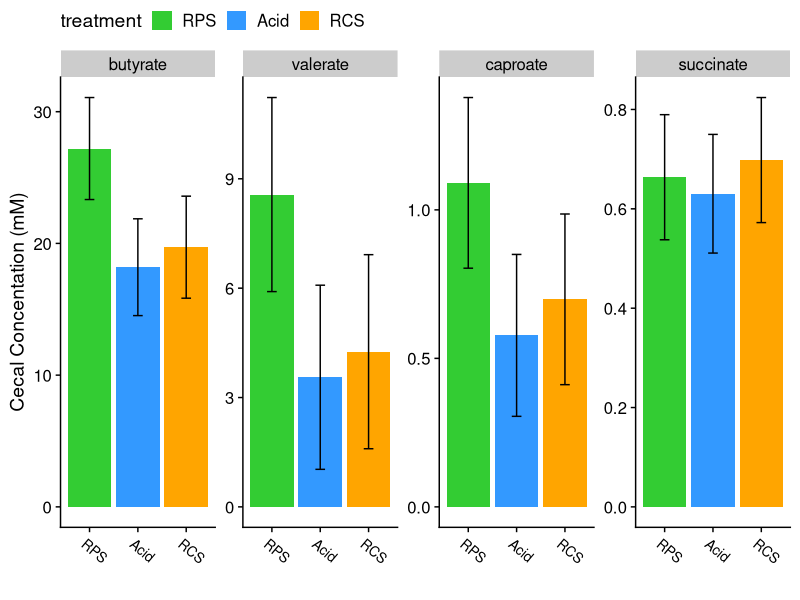

This chart was generated by the following R code: (Note: this script raises an error after producing the figure.)
# setwd('')
library(tidyverse)
library(cowplot)
library(broom)
theme_set(theme_cowplot())

vfas <- read_tsv('./data/FS12b_meta.tsv')


colnames(vfas)
vfas <- read_csv('./data/FS12b_vfas.csv')
vfas <- vfas %>% filter(treatment %in% c('Control', 'RPS', 'Acid','RCS'))
vfas$treatment <- factor(vfas$treatment, levels = c('Control', 'RPS', 'Acid', 'Zn+Cu', 'RCS', 'Bglu'))

vfas.gather <- vfas %>% gather(key = VFA, value = mM, -(pignum:hour))

vfas.gather$set <- paste(vfas.gather$hour, vfas.gather$treatment)

# initial peek #
# vfas %>% filter(pignum %in% c(458, 461, 469, 472))

### VFA CECUM TESTS ###

scfas <- vfas %>% filter(hour == 0)

but_test <- aov(butyrate~treatment, data = scfas)
cap_test <- aov(caproate~treatment, data = scfas)
val_test <- aov(valerate~treatment, data = scfas)
suc_test <- aov(succinate~treatment, data = scfas)

library(emmeans)


scfa_means <- 
  bind_rows(list(
  emmeans(but_test, specs =  ~ treatment) %>% tidy(conf.int=TRUE) %>% mutate(scfa='butyrate'),
  emmeans(val_test, specs =  ~ treatment) %>% tidy(conf.int=TRUE) %>% mutate(scfa='valerate'),
  emmeans(cap_test, specs =  ~ treatment) %>% tidy(conf.int=TRUE) %>% mutate(scfa='caproate'),
  emmeans(suc_test, specs =  ~ treatment) %>% tidy(conf.int=TRUE) %>% mutate(scfa='succinate'))) %>% 
  mutate(treatment=factor(treatment, levels = c('Control', 'RPS', 'Acid', 'RCS')), 
         scfa=factor(scfa, levels = c('butyrate', 'valerate', 'caproate', 'succinate')))

# summary(but_test)
# summary(val_test)
# summary(cap_test)
# summary(tot_test)

scfa_tests <- 
  bind_rows(list(
  TukeyHSD(but_test) %>% tidy() %>% mutate(scfa='butyrate'),
TukeyHSD(val_test) %>% tidy()%>% mutate(scfa='valerate'),
TukeyHSD(cap_test) %>% tidy()%>% mutate(scfa='caproate'),
TukeyHSD(suc_test) %>% tidy()%>% mutate(scfa='succinate')
)) %>% 
  filter(contrast %in% c('RCS-Control', 
                         'Acid-Control', 
                         'RPS-Control')) %>% 
  mutate(contrast=factor(contrast, levels=c('RCS-Control', 
                                            'Acid-Control', 
                                            'RPS-Control')),
         scfa=factor(scfa, levels = c('butyrate', 'caproate', 'valerate', 'succinate'))) %>% 
  mutate(p.plot=ifelse(adj.p.value < 0.05, adj.p.value, NA))


FIG6A <- 
  scfa_means %>%
  ggplot(aes(x=treatment, y=estimate, ymin=conf.low, ymax=conf.high))+
  geom_col(aes(fill=treatment))+
  geom_errorbar(width=.2) + 
  facet_wrap(~scfa, scales = 'free', nrow=1)+
  theme(legend.position = 'top') + 
  ylab('Cecal Concentation (mM)') + 
  xlab('') + 
  theme(axis.text.x=element_text(size=10, angle = -40, hjust=.1))+
  scale_fill_manual(values=c('#33CC33', '#3399FF', 'orange', 'red', 'grey', 'purple'))

FIG6A

FIG6B <- 
  scfa_tests %>%
  mutate(scfa=factor(scfa, levels = c('butyrate', 'valerate', 'caproate', 'succinate'))) %>% 
  filter(grepl('Control', contrast)) %>% 
  ggplot(aes(x=contrast, y=estimate, ymin=conf.low, ymax=conf.high)) +
  geom_hline(yintercept = 0)+
  geom_pointrange(aes(color=contrast)) + 
  geom_text(aes(label=round(p.plot, 3), color=contrast), nudge_x = .2)+
  coord_flip()+
  facet_wrap(~scfa, scales = 'free_x', nrow = 1) +
  theme(legend.position = 'none', 
        axis.text = element_text(size=11), 
        axis.title.x=element_text(size=11),
        panel.grid.major = element_line(color='grey'), 
        panel.border = element_rect(color='black', size=1)) + 
  xlab('') + 
  ylab('estimated difference from controls (mM)')+
  scale_color_manual(values=c('red', 'orange','#3399FF', 'red', 'grey', 'purple'))

FIG6B

ggdraw() + 
  draw_plot(FIG6A, x=0, y=.5, width = 1, height = .5) + 
  draw_plot(FIG6B, x=0, y=0, width = 1, height=.5) +
  draw_plot_label(x=c(0,0), y=c(1,.45), label = c('A', 'B'))


## AULC VFA CORRELATIONS ##



MET <- read_tsv('./data/FS12b_meta.tsv') %>%
  mutate(ID=sample_ID) %>%
  select(ID, everything()) %>% 
  mutate(treatment=factor(treatment, levels = c('Control', 'RPS', 'Acid', 'RCS')))


RPS_cec_scfas <- 
  MET %>%
  select(pignum,  AULC, log_sal, tissue, day) %>% 
  filter(day =='D21' & tissue == 'C') %>%
  right_join(scfas) %>% 
  filter(treatment == 'RPS') %>%
  select(-tissue, -day, -hour, -treatment) %>%
  column_to_rownames(var = 'pignum') %>% 
  as.matrix()



cor_tests <- 
  Hmisc::rcorr(RPS_cec_scfas) %>%
  tidy() %>% 
  filter(column1 %in% c('AULC', 'butyrate', 'valerate', 'caproate', 'succinate')) %>% 
  filter(column2 %in% c('AULC', 'butyrate', 'valerate', 'caproate', 'succinate')) %>% 
  mutate(scfa=column1) %>% 
  filter(column2=='AULC') %>% 
  mutate(concentration=c(17, 5, .7, .45), 
         AULC=c(10,10,10,10), 
         stats=paste('r=', round(estimate, 2), '\nP=', round(p.value, 2)), 
         scfa=factor(scfa, levels = c('butyrate', 'valerate', 'caproate', 'succinate')))
  

FIG6C <- 
RPS_cec_scfas %>%
  as.data.frame() %>% 
  gather(-AULC, key='scfa', value='concentration') %>% 
  filter(scfa %in% c('butyrate', 'valerate', 'caproate', 'succinate')) %>%
  mutate(scfa=factor(scfa, levels = c('butyrate', 'valerate', 'caproate', 'succinate'))) %>% 
  ggplot(aes(x=concentration, y=AULC)) +
  geom_smooth(method = 'lm',se=F, color='black') + 
  geom_text(data=cor_tests, aes(label=stats), size=4, hjust=-.5)+
  geom_point(shape=21, size=3, fill='#3399FF', color='black') +
  facet_wrap(~scfa, scales = 'free') + 
  xlab('Concentration (mM)')



fig6 <- ggdraw()+
  draw_plot(FIG6A, x = 0, y =.4, width = .6, height = .6)+
  draw_plot(FIG6B, x = 0, y = 0, width = .6, height = .45)+
  draw_plot(FIG6C, x = .6, y = 0, width = .4, height = 1)+
  draw_plot_label(x=c(0,0, .6), y=c(1,.45,1), label = c('A', 'B','C'))

fig6

ggsave(filename = './output/figure6.jpeg', device = 'jpeg', 
       width=280, height=180, units = 'mm')

### D21 CECUM ALL VFAS  ###




RPS_cec_scfas <- 
  MET %>%
  select(pignum,  AULC, log_sal, tissue, day) %>% 
  filter(day =='D21' & tissue == 'C') %>%
  right_join(scfas) %>% 
  # filter(treatment == 'RPS') %>%
  select(-tissue, -day, -hour, -treatment) %>%
  column_to_rownames(var = 'pignum') %>% 
  as.matrix()


RPS_cec_scfas_DF <-   MET %>%
  select(pignum,treatment,  AULC, log_sal, tissue, day) %>% 
  filter(day =='D21' & tissue == 'C') %>%
  right_join(scfas) %>% 
  # filter(treatment == 'RPS') %>%
  select(-tissue, -day, -hour)


cor_tests <- 
  Hmisc::rcorr(RPS_cec_scfas) %>%
  tidy() %>% 
  filter(column1 %in% c('AULC', 'butyrate', 'valerate', 'caproate', 'succinate')) %>% 
  filter(column2 %in% c('AULC', 'butyrate', 'valerate', 'caproate', 'succinate')) %>% 
  mutate(scfa=column1) %>% 
  filter(column2=='AULC') %>% 
  mutate(concentration=c(17, 5, .7, .45), 
         AULC=c(10,10,10,10), 
         stats=paste('r=', round(estimate, 2), '\nP=', formatC(signif(p.value,2), format = "e", digits=1)), 
         scfa=factor(scfa, levels = c('butyrate', 'valerate', 'caproate', 'succinate')))


TST <- 
  RPS_cec_scfas_DF %>%
  as.data.frame() %>% 
  gather(-c(AULC, pignum, treatment), key='scfa', value='concentration') %>% 
  filter(scfa %in% c('butyrate', 'valerate', 'caproate', 'succinate')) %>%
  mutate(scfa=factor(scfa, levels = c('butyrate', 'valerate', 'caproate', 'succinate'))) %>% 
  ggplot(aes(x=concentration, y=AULC)) +
  geom_smooth(method = 'lm',se=F, color='black') + 
  geom_text(data=cor_tests, aes(label=stats), size=4, hjust=-.5)+
  geom_point(aes(fill=treatment), shape=21, size=3, color='black') +
  facet_wrap(~scfa, scales = 'free')+
  scale_fill_manual(values=c('#33CC33', '#3399FF', 'orange', 'red', 'grey', 'purple'))  
 

TST 

ggsave('./output/figure_S2.jpg', height = 5, width = 7, units = 'in')
# #########
# 
# filter(vfas.gather, hour == 0 ) %>% 
#   ggplot(aes(x=treatment, y=mM, group=set, fill=treatment)) +
#   geom_boxplot(outlier.alpha = 0) +geom_jitter(shape=21, size=1.5, stroke=1, alpha=.75, width = .25)+
#   scale_fill_manual(values=c('#33CC33', '#3399FF', 'orange', 'red', 'grey', 'purple')) + 
#   facet_wrap(~VFA, scales = 'free')
# 
# 
# unique(vfas.gather$VFA)
# 
# filter(vfas.gather, hour == 0 & VFA %in% c('butyrate', 'valerate', 'caproate', 'total')) %>%
#   ggplot(aes(x=treatment, y=mM, group=set, fill=treatment)) +
#   geom_boxplot(outlier.alpha = 0) +geom_jitter(shape=21, size=1.5, stroke=1, alpha=.75, width = .25)+
#   scale_fill_manual(values=c('#33CC33', '#3399FF', 'orange', 'red', 'grey', 'purple')) + 
#   facet_wrap(~VFA, scales = 'free', nrow = 1) + ggtitle("Cecal SCFAs 21 days post challenge, no incubation")

#
# filter(vfas.gather, hour == 0 &
#          VFA %in% c('acetate', 'butyrate', 'propionate', 'valerate', 'caproate', 'total') & 
#          treatment %in% c('control', 'RPS')) %>%
#   ggplot(aes(x=treatment, y=mM, group=set, fill=treatment)) +
#   geom_boxplot(outlier.alpha = 0) +geom_jitter(shape=21, size=1.5, stroke=1, alpha=.75, width = .25)+
#   scale_fill_manual(values=c('red', '#3399FF', 'orange', 'red', 'grey', 'purple')) + 
#   facet_wrap(~VFA, scales = 'free') + ggtitle("Cecal SCFAs 21 days post challenge")




# filter(vfas.gather, hour == 24) %>% ggplot(aes(x=treatment, y=mM, group=set, fill=treatment)) +
#   geom_boxplot(outlier.alpha = 0) +geom_jitter(shape=21, size=1.5, stroke=1, alpha=.75, width = .25)+
#   scale_fill_manual(values=c('#33CC33', '#3399FF', 'orange', 'red', 'grey', 'purple')) + 
#   facet_wrap(~VFA, scales = 'free') + ggtitle("Cecal SCFAs 21 days post challenge, with incubation")

### propionate in 24hr incubation seems to have suffered in ZN

# 0 and 24 hr together

# filter(vfas.gather, VFA != 'succinate') %>% ggplot(aes(x=hour, y=mM, group=set, fill=treatment)) +
#   geom_boxplot(outlier.alpha = 0) +
#   scale_fill_manual(values=c('#33CC33', '#3399FF', 'orange', 'red', 'grey', 'purple')) + 
#   facet_wrap(~VFA, scales = 'free')
# 
###

# tests for RPS vs control

# buttest <- vfas.gather %>% filter(treatment %in% c('control', 'RPS') & hour ==0 & VFA == 'butyrate')
# valtest <- vfas.gather %>% filter(treatment %in% c('control', 'RPS') & hour ==0 & VFA == 'valerate')
# captest <- vfas.gather %>% filter(treatment %in% c('control', 'RPS') & hour ==0 & VFA == 'caproate')
# tottest <- vfas.gather %>% filter(treatment %in% c('control', 'RPS') & hour ==0 & VFA == 'total')
# 
# wilcox.test(buttest$mM~buttest$treatment) # p-value = 0.00399
# wilcox.test(valtest$mM~valtest$treatment) # p-value = 0.0007816
# wilcox.test(captest$mM~captest$treatment) # p-value = 0.01061
# wilcox.test(tottest$mM~tottest$treatment) # p-value = 0.1135
# 

### for correlations ###

# vfas0 <- filter(vfas, hour == 0) %>% select(-hour)
# 
# vfas24 <- filter(vfas, hour == 24) %>% select(-hour)
# 
# colnames(vfas24) <- paste('P', colnames(vfas24), sep = '_') # why 'P' ?  Because it shows the 'P'otential amount of VFAs for that bolus
# 
# colnames(vfas24)[1] <- 'pignum'
# 
# vfas_for_cor <- merge(vfas0, vfas24, by = 'pignum')
# 
# vfas_for_cor$day <- 21
# vfas_for_cor$tissue <- 'cecal_contents'
# vfas_for_cor <- vfas_for_cor %>% select(pignum, treatment, day, tissue, everything())


# write_csv(vfas_for_cor, './data/FS12b_vfas_for_cor.csv')

############### FECAL DATA #################




# library(tidyverse)


####### WARNING! I THINK THERE IS A PROBLEM WITH THE DATA FROM DAY 7 and 21!!!!!

### SUSPICIOUS AMOUNTS OF LACTATE AND SUCCINATE ARE PRESENT, USUALLY THESE ARE VERY RARE
### I THINK THERE WAS AN ISSUE DURING SAMPLE PREP
### MY GUESS IS THAT THE SAMPLES WERE ALLOWED TO THAW AT ROOM TEMP FOR TOO LONG AND 
### SOME BACTERIAL METABOLIC ACTIVITY GENERATED EXCESS LACTATE AND SUCCINATE
### USUALLY THESE WOULD BE CONVERTED TO OTHER SCFAS BY ANAEROBIC FERMENTATION BUT
### THE ANAEROBES PROBABLY DIED DUE TO OXYGEN EXPOSURE.


# write_csv(res.all, 'FS12b_fecal_vfas.csv')

# res.all <- read_csv('./data/FS12b_fecal_vfas.csv')
# # tests <- filter(res.all, time == 0) %>%
# #   do(pwilx=pairwise.wilcox.test(.$butyrate, .$treatment, p.adjust.method = 'none'))
# # #pairwise.wilcox.test(p.adjust.method = )
# # tests[[1]]
# # 
# # 
# # tests <- filter(res.all, time == 0) %>% do(pwilx=pairwise.wilcox.test(.$caproate, .$treatment, p.adjust.method = 'none'))
# # #pairwise.wilcox.test(p.adjust.method = )
# # tests[[1]]
# # 
# # 
# # tests <- filter(res.all, time == 0) %>% do(pwilx=pairwise.wilcox.test(.$valerate, .$treatment, p.adjust.method = 'none'))
# # #pairwise.wilcox.test(p.adjust.method = )
# # tests[[1]]
# # 
# # 
# # res.all$treatment <- factor(res.all$treatment, levels=c('control', 'RPS', 'Acid', 'Zn+Cu', 'RCS', 'Bglu'))
# # 
# # 
# # res.all %>% ggplot(aes(x=treatment, y=acetate, fill=treatment)) + facet_wrap(~time) + geom_boxplot() + geom_text(aes(label=pignum))
# # res.all %>% ggplot(aes(x=treatment, y=propionate, fill=treatment)) + facet_wrap(~time) + geom_boxplot()+ geom_text(aes(label=pignum))
# # res.all %>% ggplot(aes(x=treatment, y=butyrate, fill=treatment)) + facet_wrap(~time) + geom_boxplot()+ geom_text(aes(label=pignum))
# # res.all %>% ggplot(aes(x=treatment, y=valerate, fill=treatment)) + facet_wrap(~time) + geom_boxplot()+ geom_text(aes(label=pignum))
# # res.all %>% ggplot(aes(x=treatment, y=caproate, fill=treatment)) + facet_wrap(~time) + geom_boxplot()+ geom_text(aes(label=pignum))
# # res.all %>% ggplot(aes(x=treatment, y=isovalerate, fill=treatment)) + facet_wrap(~time) + geom_boxplot()+ geom_text(aes(label=pignum))
# # res.all %>% ggplot(aes(x=treatment, y=oxalate, fill=treatment)) + facet_wrap(~time) + geom_boxplot()+ geom_text(aes(label=pignum))
# # res.all %>% ggplot(aes(x=treatment, y=phenylacetate, fill=treatment)) + facet_wrap(~time) + geom_boxplot()+ geom_text(aes(label=pignum))
# # res.all %>% ggplot(aes(x=treatment, y=succinate, fill=treatment)) + facet_wrap(~time) + geom_boxplot()+ geom_text(aes(label=pignum))
# # res.all %>% ggplot(aes(x=treatment, y=fumarate, fill=treatment)) + facet_wrap(~time) + geom_boxplot()+ geom_text(aes(label=pignum))
# # res.all %>% ggplot(aes(x=treatment, y=lactate, fill=treatment)) + facet_wrap(~time) + geom_boxplot()+ geom_text(aes(label=pignum))
# # 
# # 
# # res.gather <- res.all %>% gather(key = variable, value = concentration, -(pignum:set))
# # 
# # # res.gather %>% filter(variable == 'total')%>% ggplot(aes(x=time, y=concentration, group=pignum, color=treatment)) + geom_line()
# # 
# # res.sum <- res.gather %>%  group_by(time, treatment, variable) %>%
# #   summarise(mean=mean(concentration), sd=sd(concentration), n=n(), sterr=sd/sqrt(n))
# # 
# # res.sum <- res.sum %>% mutate(treat_var=paste(treatment, variable, sep='_'))
# # 
# # res.sum$treatment <- factor(res.sum$treatment, levels= c('control', 'RPS', 'Acid', 'Zn+Cu', 'RCS', 'Bglu'))
# # 
# # res.sum %>% ggplot(aes(x=time, y=mean, group=treat_var, color=treatment)) +
# #   geom_line() + facet_wrap(~variable, scales='free') + scale_color_manual(values=c('#33CC33', '#3399FF', 'orange', 'red', 'grey', 'purple')) + ggtitle('Mean concentration of fecal SCFAs over time')
# #  
# 
# 
# #######
# 
# D0vfas <- res.all %>% 
#   filter(time == 0 & treatment %in% c('control', 'RPS', 'Acid','RCS')) %>% 
#   mutate(treatment=factor(treatment, levels = c('control', 'RPS', 'Acid','RCS')))
# 
# # D0vfas$treatment
# 
# D21vfas <- vfas %>%
#   filter(hour == 0) %>% 
#   mutate(treatment=factor(treatment, levels = c('control', 'RPS', 'Acid','RCS')))
# 
# # D21vfas$treatment
# 
# D0_results <- D0vfas %>%
#   # select(-formate) %>%
#   filter(pignum != 101) %>% 
#   pivot_longer(cols = acetate:total,
#                names_to = 'VFA',
#                values_to = 'concentration') %>% 
#   group_by(VFA) %>% 
#   nest() %>% ungroup() %>% 
#   mutate(day=0, 
#          ANOVA=map(.x=data, ~ aov(data = .x, formula = concentration ~ treatment)),
#          TUK=map(.x = ANOVA, TukeyHSD), 
#          tid_TUK=map(.x=TUK, broom::tidy)) %>% 
#   select(-data, -ANOVA, -TUK) %>% 
#   unnest(cols = tid_TUK) %>% 
#   filter(grepl('control', contrast))
# 
# D21_results <- D21vfas %>% 
#   pivot_longer(cols = acetate:total,
#                names_to = 'VFA',
#                values_to = 'concentration') %>% 
#   group_by(VFA) %>% 
#   nest() %>% ungroup() %>% 
#   mutate(day=21, 
#          ANOVA=map(.x=data, ~ aov(data = .x, formula = concentration ~ treatment)), 
#          TUK=map(.x = ANOVA, TukeyHSD), 
#          tid_TUK=map(.x=TUK, broom::tidy)) %>% 
#   select(-data, -ANOVA, -TUK) %>% 
#   unnest(cols = tid_TUK) %>% 
#   filter(grepl('control', contrast))
# 
# 
# 
# D21_results %>% filter(VFA %in% c('butyrate', 'caproate', 'valerate')) %>% 
#   ggplot(aes(x=contrast, y=estimate, ymin=conf.low, ymax=conf.high, color=contrast)) + 
#   geom_hline(yintercept = 0, color='grey')+
#   geom_pointrange() + facet_wrap(~VFA, scales = 'free') + coord_flip()
# 
# 
# 
# # probably omit D0 results, maybe supplement if anything.  
# 
# 
# D0_results %>%# filter(VFA %in% c('butyrate', 'caproate', 'valerate')) %>% 
#   ggplot(aes(x=contrast, y=estimate, ymin=conf.low, ymax=conf.high, color=contrast)) + 
#   geom_hline(yintercept = 0, color='grey')+
#   geom_pointrange() + facet_wrap(~VFA, scales = 'free') + coord_flip()
# 
# 
# 
# 
# 
# D0_results %>% group_by(VFA) %>% 
#   summarise(MI=min(conf.low) , 
#             MA=max(conf.high), 
#             RANGE=abs(MI-MA), 
#             bump= RANGE*.1, 
#             MIN=MI - bump, 
#             MAX=MA + bump, 
#             LIM = ifelse(abs(MIN) > MAX, abs(MIN), abs(MAX)))
# 
